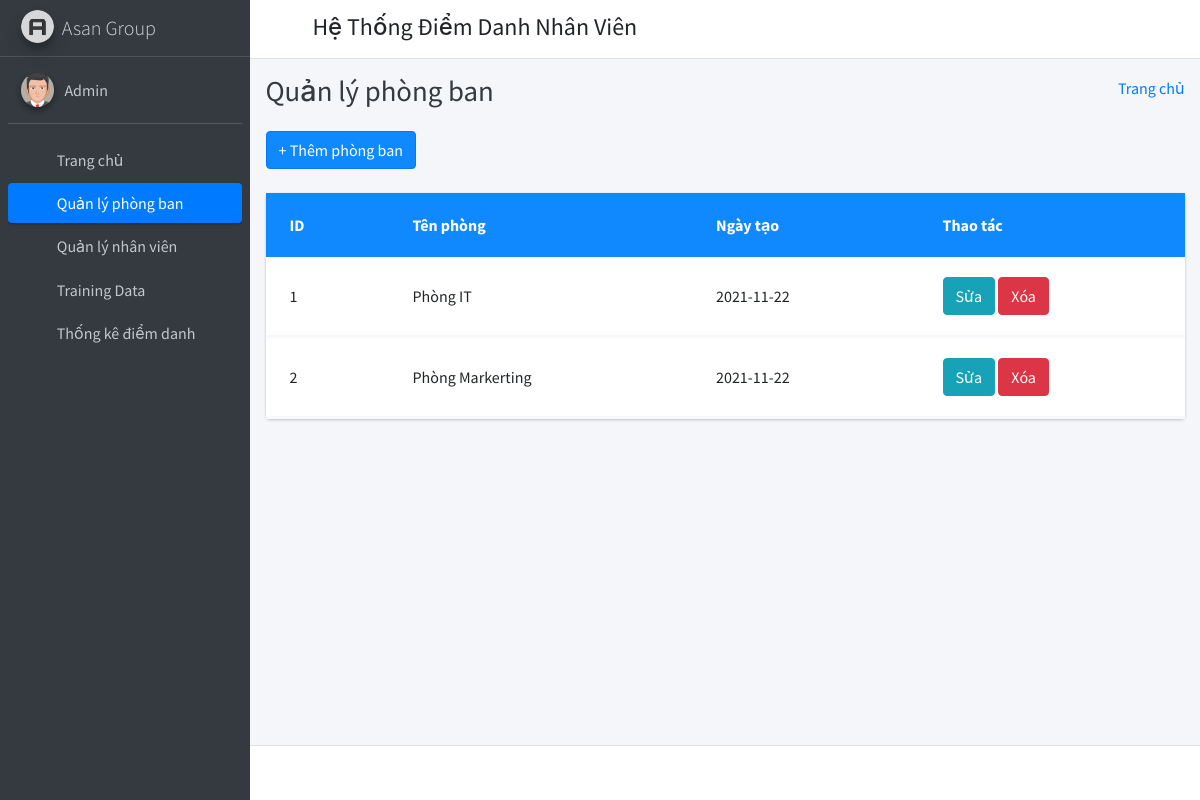
Screenshot of /manage_department/ (signed in) with the database file from the repository.
### employee_management_app/models.py (models this page shows, shortened)
class CustomUser(AbstractUser):
    user_type_data = ((1, "HOD"), (2, "Employee"))
    user_type = models.CharField(
        default=1, choices=user_type_data, max_length=10)

class Departments(models.Model):
    id = models.AutoField(primary_key=True)
    department_name = models.CharField(max_length=255)
    created_at = models.DateTimeField(auto_now_add=True)
    updated_at = models.DateTimeField(auto_now=True)
    objects = models.Manager()

### employee_management_app/decorators.py (the view)
    def wrapper_function(request, *args, **kwargs):
        user = request.user
        if user.is_authenticated:
            if user.user_type == "1":
                return view_func(request, *args, **kwargs)
            if user.user_type == "2":
                return redirect("employee_home")

### employee_management_app/HodViews.py (called while the page is built)
@login_required(login_url="login")
@admin_only
def manage_department(request):
    departments = Departments.objects.all()
    context = {"departments": departments}
    return render(request, "hod_template/manage_department_template.html", context)

### employee_management_app/templates/hod_template/manage_department_template.html (shortened to what this page needs)
{% extends 'hod_template/base_template.html' %}
{% block page_title %}
Quản lý phòng ban
{% endblock page_title %}
{% block main_content %}
{% load static %}
<section class="content">
    <div class="container-fluid">
        <a class="btn btn-primary bg-1089ff" href="{% url 'add_department' %}" role="button">+ Thêm phòng ban</a> <br />&nbsp;
        <div class="row">
            <div class="col-md-12">
                <div class="card">
                    <div class="card-body table-responsive p-0">
                        <table class="table table-hover text-nowrap">
                            <thead>
                                <tr style="background:#1089FF; color:#fff">
                                    <th>ID</th>
                                    <th>Tên phòng</th>
                                    <th>Ngày tạo</th>
                                    <th>Thao tác</th>
                                </tr>
                            </thead>
                            <tbody>
                                {% for department in departments %}
                                <tr>
                                    <td>{{ forloop.counter }}</td>
                                    <td>{{ department.department_name }}</td>
                                    <td>{{ department.created_at|date:'Y-m-d' }}</td>
                                    <td>
                                        <a href="{% url 'edit_department' department.id %}" class="btn btn-info">Sửa</a>
                                        <a href="{% url 'delete_department' department.id %}" class="btn btn-danger">Xóa</a>
                                    </td>
                                </tr>
                                {% endfor %}
                            </tbody>
                        </table>
                    </div>
                </div>
            </div>
        </div>
    </div>
</section>
{% endblock main_content %}

### employee_management_app/templates/hod_template/sidebar_template.html (shortened to what this page needs)
{% load static %}
<aside class="main-sidebar sidebar-dark-primary ">
    <a href="{% url 'admin_home' %}" class="brand-link">
        <img src="{% static 'dist/img/AdminLTELogo.png' %}" alt="AdminLTE Logo" class="brand-image img-circle elevation-3" style="opacity: .8">
        <span class="brand-text font-weight-light">Asan Group</span>
    </a>
    <div class="sidebar">
        <div class="user-panel mt-3 pb-3 mb-3 d-flex">
            <div class="image">
                <img src="{% static 'dist/img/user2-160x160.jpg' %}" class="img-circle elevation-2" alt="User Image">
            </div>
            <div class="info">
                <a href="{% url 'admin_profile' %}" class="d-block">{{ user.first_name }} {{ user.last_name }}</a>
            </div>
        </div>
        <nav class="mt-2">
            <ul class="nav nav-pills nav-sidebar flex-column" data-widget="treeview" role="menu" data-accordion="false">
                <li class="nav-item">
                    {% url 'admin_home' as admin_home %}
                    <a href="{{ admin_home }}" class="nav-link {% if request.path == admin_home %} active {% endif %}">
                        <i class="nav-icon fas fa-tachometer-alt"></i>
                        <p>
                            Trang chủ
                        </p>
                    </a>
                </li>
                <li class="nav-item">
                    {% url 'manage_department' as manage_department %}
                    {% url 'add_department' as add_department %}
                    {% url 'edit_department' department_id=id as edit_department %}
                    <a href="{{ manage_department }}" class="nav-link {% if request.path == manage_department %} active {% endif %}  ">
                        <i class="nav-icon fas fa-th"></i>
                        <p>
                            Quản lý phòng ban
                        </p>
                    </a>
                </li>
                <li class="nav-item">
                    {% url 'manage_employee' as manage_employee %}
                    {% url 'add_employee' as add_employee %}
                    {% url 'edit_employee' employee_id=id as edit_employee %}
                    <a href="{{ manage_employee }}" class="nav-link   ">
                        <i class="nav-icon fas fa-user"></i>
                        <p>
                            Quản lý nhân viên
                        </p>
                    </a>
                </li>
                <li class="nav-item">
                    {% url 'take_attendance' as take_attendance %}
                    <a href="{{ take_attendance }}" class="nav-link {% if request.path == take_attendance %} active {% endif %}">
                        <i class="nav-icon far fa-chart-bar"></i>
                        <p>
                            Training Data
                        </p>
                    </a>
                </li>
                <li class="nav-item">
                    {% url 'manage_attendance' as manage_attendance %}
                    {% url 'view_employee_attendance' employee_id=id month=month year=year as view_employee_attendance %}
                    <a href="{{ manage_attendance }}" class="nav-link {% if request.path == manage_attendance %} active {% endif %} {% if request.path == view_employee_attendance %} active {% endif %}"" >
                        <i class=" nav-icon far fa-calendar-alt"></i>
                        <p>
                            Thống kê điểm danh
                        </p>
                    </a>
                </li>
            </ul>
        </nav>
    </div>
</aside>

### rows the page displays
CustomUser: first_name "Admin"
Departments: department_name "Phòng IT", created_at "2021-11-22"
Departments: department_name "Phòng Markerting", created_at "2021-11-22"
